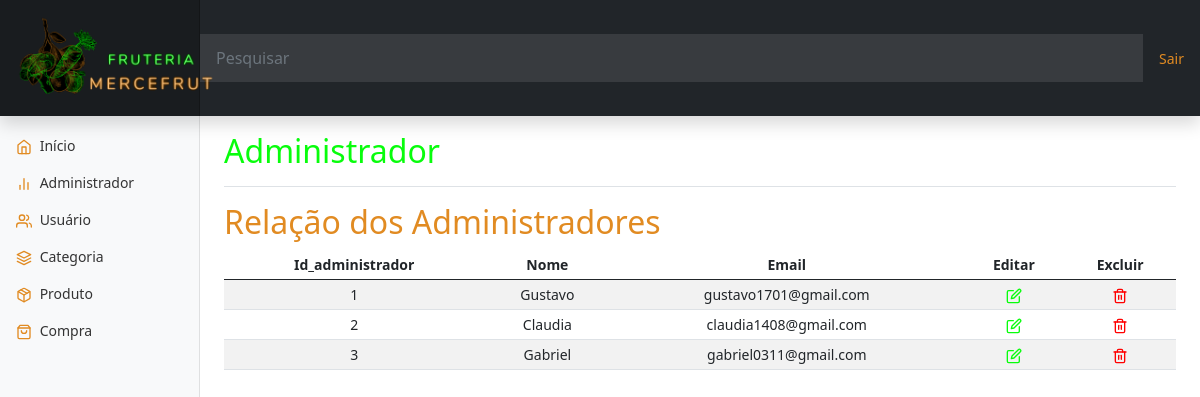
The page /DAW2021_Gabrielbisso/administrador/listar.php (signed in) on the database its author committed.
### tables this page shows
CREATE TABLE `administrador` (
  `id_adm` int(11) NOT NULL,
  `nome` varchar(200) NOT NULL,
  `email` varchar(100) NOT NULL,
  `senha` varchar(50) NOT NULL
);

### DAW2021_Gabrielbisso/class/AdministradorDAO.php (called while the page is built, shortened)
<?php
    include_once ("Administrador.php");
    class AdministradorDAO{
        public function __construct(){
            $this->conexao = new PDO ("mysql:host=localhost;dbname=mercefrut", "root", "");}
        public function listar(){
            $resultado = $this->conexao->prepare("SELECT * FROM administrador");
            $resultado->execute();
            $arrayAdministrador = array();
            while ($retorno = $resultado->fetch())
            {
                $objAdministrador = new Administrador();
                $objAdministrador->setId_adm($retorno['id_adm']);
                $objAdministrador->setNome($retorno['nome']);
                $objAdministrador->setEmail($retorno['email']);
                $arrayAdministrador[] = $objAdministrador;
            }
            return $arrayAdministrador;
        }
    }
?>

### DAW2021_Gabrielbisso/class/Administrador.php (called while the page is built, shortened)
<?php
    class Administrador{
        private $id_adm;
        private $nome;
        private $email;
    public function getId_adm(){
        return $this->id_adm;
    }
    public function setId_adm($valor){
        $this->id_adm = $valor;
    }
    public function getNome(){
        return $this->nome;
    }
    public function setNome($valor){
        $this->nome = $valor;
    }
    public function getEmail(){
        return $this->email;
    }
    public function setEmail($valor){
        $this->email = $valor;
    }
}
?>

### DAW2021_Gabrielbisso/administrador/listar.php (the view, shortened to what this page needs)
<?php
    include_once ("../cabecalho.php");
    include_once("../class/Administrador.php");
    include_once("../class/AdministradorDAO.php");
    $objAdministradorDAO = new AdministradorDAO();
    $retorno = $objAdministradorDAO->listar();
?>
<main class="col-md-9 ms-sm-auto col-lg-10 px-md-4">
  <div class="d-flex justify-content-between flex-wrap flex-md-nowrap align-items-center pt-3 pb-2 mb-3 border-bottom">
    <h1 class="h2" style='color: #08FD0C;'>Administrador</h1>
  </div>
  <h2 style='color: #E18B22;'>Relação dos Administradores</h2>
  <div class="table-responsive">
    <table class="table table-striped table-sm">
      <thead>
        <tr style="text-align: center;">
          <th scope="col">Id_administrador</th>
          <th scope="col">Nome</th>
          <th scope="col">Email</th>
          <th scope="col">Editar</th>
          <th scope="col">Excluir</th>
        </tr>
      </thead>
      <tbody>
        <?php
          foreach ($retorno as $linha){
        ?>
        <tr style="text-align: center;">
          <td><?=$linha->getId_adm();?></td>
          <td><?=$linha->getNome();?></td>
          <td><?=$linha->getEmail();?></td>
          <td><a href="editar.php?id=<?=$linha->getId_adm();?>"><span data-feather="edit" style='color: #08FD0C;'>Editar</span></a></td>
          <td><a href="excluir.php?id=<?=$linha->getId_adm();?>"><span data-feather="trash-2" style="color:red">Excluir</span></a></td>
        </tr>
        <?php
          }
        ?>
      </tbody>
    </table>
  </div>
</main>
<?php
  include_once ("../rodape.php");
?>

### DAW2021_Gabrielbisso/dadostemplate/dashboard.css (style rules this page uses)
body { font-size: .875rem; }
.feather { width: 16px; height: 16px; vertical-align: text-bottom; }

### rows shown on the page
administrador: id_adm "1", nome "Gustavo", email "gustavo1701@gmail.com"
administrador: id_adm "2", nome "Claudia", email "claudia1408@gmail.com"
administrador: id_adm "3", nome "Gabriel", email "gabriel0311@gmail.com"
